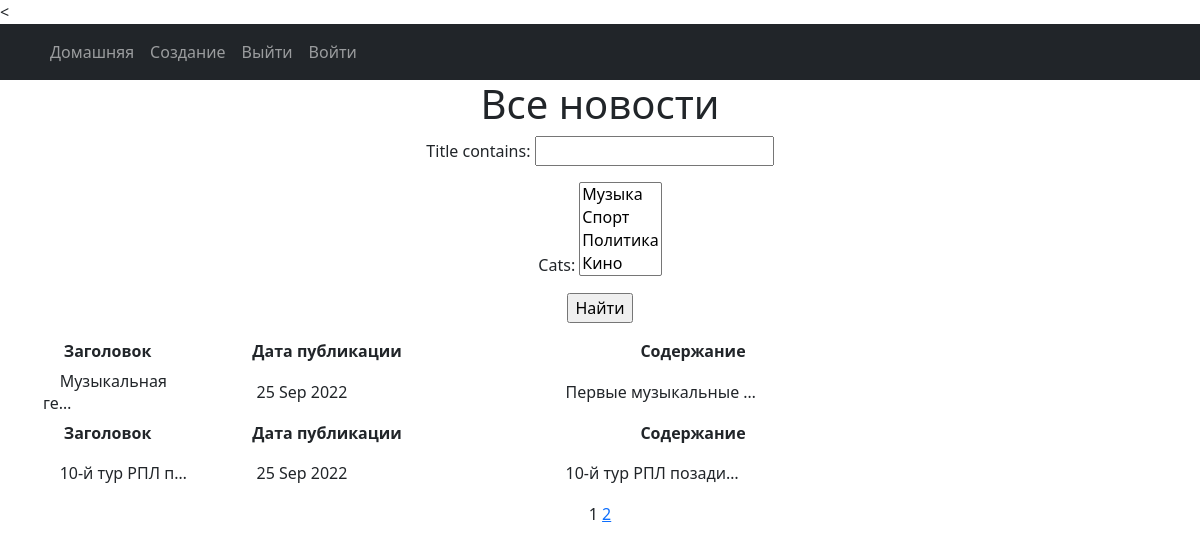
The page /news/ on the database as committed earlier.
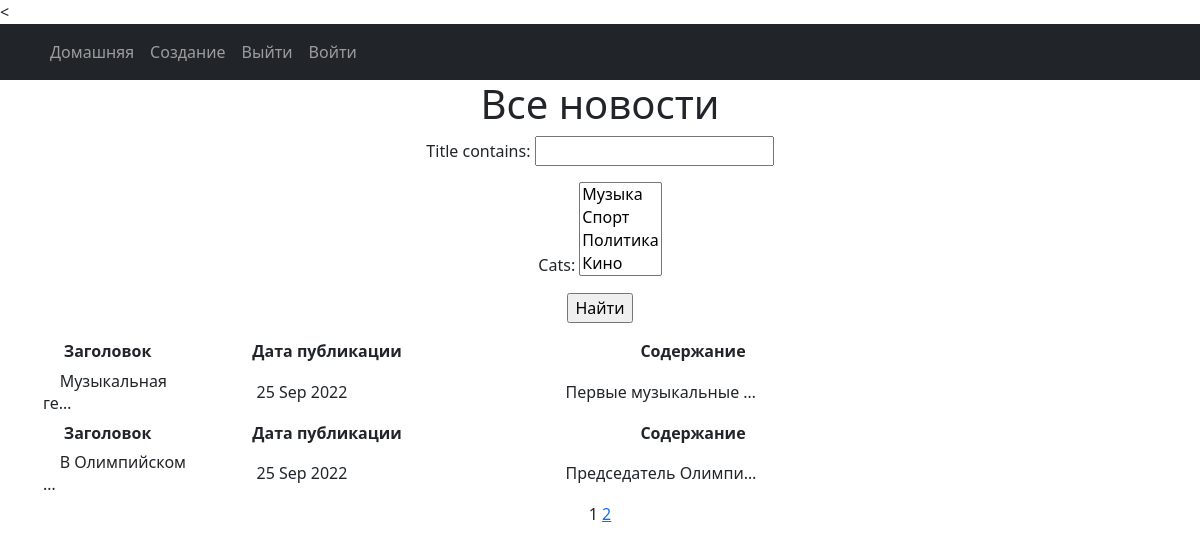
The same page on the database as committed later.
### news/models.py (models this page shows, shortened)
class Post(models.Model):
    article = 'ar'
    news = 'ne'
    POST_INFO = [
        (article, "Статья"),
        (news, "Новость")
    ]
    author = models.ForeignKey(Author, on_delete=models.CASCADE)
    post_info = models.CharField(max_length=2, choices=POST_INFO, default=article)
    created = models.DateTimeField(auto_now_add=True)
    cats = models.ManyToManyField(Category, through='PostCategory')
    title = models.CharField(max_length=255)
    text = models.TextField()
    rating = models.IntegerField(default=0)

### news/views.py (the view)
# urls.py: path('', PostList.as_view(), name='post_list'),
class PostList(ListView):
    model = Post
    ordering = 'author'
    template_name = 'posts.html'
    context_object_name = 'id'
    paginate_by = 2
    def get_queryset(self):
        queryset = super().get_queryset()
        self.filterset = PostFilter(self.request.GET, queryset)
        return self.filterset.qs
    def get_context_data(self, **kwargs):
        context = super().get_context_data(**kwargs)
        context['time_now'] = datetime.utcnow()
        context['next_sale'] = None
        context['filterset'] = self.filterset
        return context

### news/models.py (called while the page is built)
    def __str__(self):
        return self.name.title()

### templates/posts.html (shortened to what this page needs)
<{% extends 'flatpages/default.html' %}
{% block content %}
<h1>Все новости</h1>
<form action="" method="get">
    {{ filterset.form.as_p }}
    <input type="submit" value="Найти" />
</form>
<p>{% if id %}</p>
{% for post in id %}
<table style="width: 907px;">
<tr style="height: 18px;">
    <td style="width: 154.281px; height: 18px;">&nbsp; &nbsp; &nbsp;<strong>Заголовок</strong></td>
<td style="width: 10px; height: 18px;">&nbsp;</td>
<td style="width: 256px; height: 18px;">&nbsp; &nbsp; &nbsp; &nbsp; &nbsp; <strong>Дата публикации</strong></td>
<td style="width: 10px; height: 18px;">&nbsp;</td>
<td style="width: 458px; height: 18px;">&nbsp; &nbsp; &nbsp; &nbsp; &nbsp; &nbsp; &nbsp; &nbsp; &nbsp; &nbsp; &nbsp; &nbsp; &nbsp; &nbsp; &nbsp; &nbsp; &nbsp; &nbsp; &nbsp; <strong>Содержание</strong></td>
</tr>
<tr style="height: 57.6406px;">
<td style="width: 154.281px; height: 57.6406px;">&nbsp; &nbsp; {{ post.title | truncatechars:15 }}</td>
<td style="width: 10px; height: 57.6406px;">&nbsp;</td>
<td style="width: 256px; height: 57.6406px;">&nbsp; &nbsp; &nbsp; &nbsp; &nbsp; &nbsp;{{ time_now | date:'d M Y' }}</td>
<td style="width: 10px; height: 57.6406px;">&nbsp;</td>
<td style="width: 458px; height: 57.6406px;">&nbsp; &nbsp; &nbsp; &nbsp; &nbsp; &nbsp; &nbsp; &nbsp; &nbsp; &nbsp; {{ post.text | truncatechars:20 }}</td>
</tr>
{% endfor %}
</table>
<p>{% else %}</p>
<h2>Новостей нет!</h2>
<p>{% endif %}
   {{ page_obj.number }}
   {% if page_obj.has_next %}
       <a href="?page={{ page_obj.next_page_number }}">{{ page_obj.next_page_number }}</a>
   {% endif %}
<p>{% endblock content %}

### templates/flatpages/default.html (shortened to what this page needs)
<!DOCTYPE html>
<html lang="en">
    <head>
        {% load static %}
        <link href="{% static 'css/styles.css' %}" rel="stylesheet" />
    </head>
    <body>
        <nav class="navbar navbar-expand-lg navbar-dark bg-dark static-top">
            <div class="container">
                <div class="collapse navbar-collapse" id="navbarResponsive">
                    <ul class="navbar-nav ml-auto">
                       <li class="nav-item active">
                           <a class="nav-link" href="/news/">Домашняя</a>
                       </li>
                        <li class="nav-item active">
                           <a class="nav-link" href="/news/create/">Создание</a>
                       </li>
                        <li class="nav-item active">
                           <a class="nav-link" href="/accounts/logout/">Выйти</a>
                       </li>
                        <li class="nav-item active">
                           <a class="nav-link" href="/accounts/login/">Войти</a>
                       </li>
                    </ul>
                </div>
            </div>
        </nav>
        <div class="container">
            <div class="row">
                <div class="col-lg-12 text-center">
                    {% block content %}{% endblock content %}
                </div>
            </div>
        </div>
    </body>
</html>

Rows that differ between the two databases and show on the page:
removed Post: title "10-й тур РПЛ п…", time_now "25 Sep 2022", text "10-й тур РПЛ позади…"
now on this page (row unchanged): Post: title "В Олимпийском …", time_now "25 Sep 2022", text "Председатель Олимпи…"
